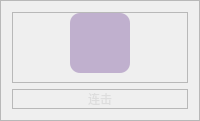
                            <widget class="QFrame" name="frame_211">
                             <property name="frameShape">
                              <enum>QFrame::Shape::StyledPanel</enum>
                             </property>
                             <property name="frameShadow">
                              <enum>QFrame::Shadow::Raised</enum>
                             </property>
                             <layout class="QVBoxLayout" name="verticalLayout_105">
                              <item>
                               <widget class="QFrame" name="frame_212">
                                <property name="frameShape">
                                 <enum>QFrame::Shape::StyledPanel</enum>
                                </property>
                                <property name="frameShadow">
                                 <enum>QFrame::Shadow::Raised</enum>
                                </property>
                                <layout class="QHBoxLayout" name="horizontalLayout_129">
                                 <property name="spacing">
                                  <number>0</number>
                                 </property>
                                 <property name="leftMargin">
                                  <number>0</number>
                                 </property>
                                 <property name="topMargin">
                                  <number>0</number>
                                 </property>
                                 <property name="rightMargin">
                                  <number>0</number>
                                 </property>
                                 <item>
                                  <widget class="QPushButton" name="btn3">
                                   <property name="sizePolicy">
                                    <sizepolicy hsizetype="Expanding" vsizetype="Preferred">
                                     <horstretch>0</horstretch>
                                     <verstretch>0</verstretch>
                                    </sizepolicy>
                                   </property>
                                   <property name="minimumSize">
                                    <size>
                                     <width>60</width>
                                     <height>60</height>
                                    </size>
                                   </property>
                                   <property name="maximumSize">
                                    <size>
                                     <width>60</width>
                                     <height>60</height>
                                    </size>
                                   </property>
                                   <property name="font">
                                    <font>
                                     <family>微软雅黑</family>
                                     <pointsize>15</pointsize>
                                     <italic>false</italic>
                                     <bold>false</bold>
                                    </font>
                                   </property>
                                   <property name="cursor">
                                    <cursorShape>PointingHandCursor</cursorShape>
                                   </property>
                                   <property name="layoutDirection">
                                    <enum>Qt::LayoutDirection::LeftToRight</enum>
                                   </property>
                                   <property name="styleSheet">
                                    <string notr="true">QPushButton {
	background-image: url(:/forms/icons/heart_rate.png);
	border: no;
    background-position: center;
    background-repeat: no-repeat; 
	border-radius: 10px;
	background-color: rgba(82, 28, 129,0.3);

}

QPushButton:hover {
	background-color: rgb(162, 98, 199);
	border: none;
}</string>
                                   </property>
                                   <property name="text">
                                    <string/>
                                   </property>
                                  </widget>
                                 </item>
                                </layout>
                               </widget>
                              </item>
                              <item>
                               <widget class="QFrame" name="frame_213">
                                <property name="frameShape">
                                 <enum>QFrame::Shape::StyledPanel</enum>
                                </property>
                                <property name="frameShadow">
                                 <enum>QFrame::Shadow::Raised</enum>
                                </property>
                                <layout class="QHBoxLayout" name="horizontalLayout_130">
                                 <property name="spacing">
                                  <number>0</number>
                                 </property>
                                 <property name="leftMargin">
                                  <number>0</number>
                                 </property>
                                 <property name="topMargin">
                                  <number>0</number>
                                 </property>
                                 <property name="rightMargin">
                                  <number>0</number>
                                 </property>
                                 <property name="bottomMargin">
                                  <number>0</number>
                                 </property>
                                 <item>
                                  <widget class="QLabel" name="label_82">
                                   <property name="styleSheet">
                                    <string notr="true">font: 11pt &quot;微软雅黑&quot;;
color: rgb(221, 221, 221);
</string>
                                   </property>
                                   <property name="text">
                                    <string>连击</string>
                                   </property>
                                   <property name="alignment">
                                    <set>Qt::AlignmentFlag::AlignCenter</set>
                                   </property>
                                  </widget>
                                 </item>
                                </layout>
                               </widget>
                              </item>
                             </layout>
                            </widget>
